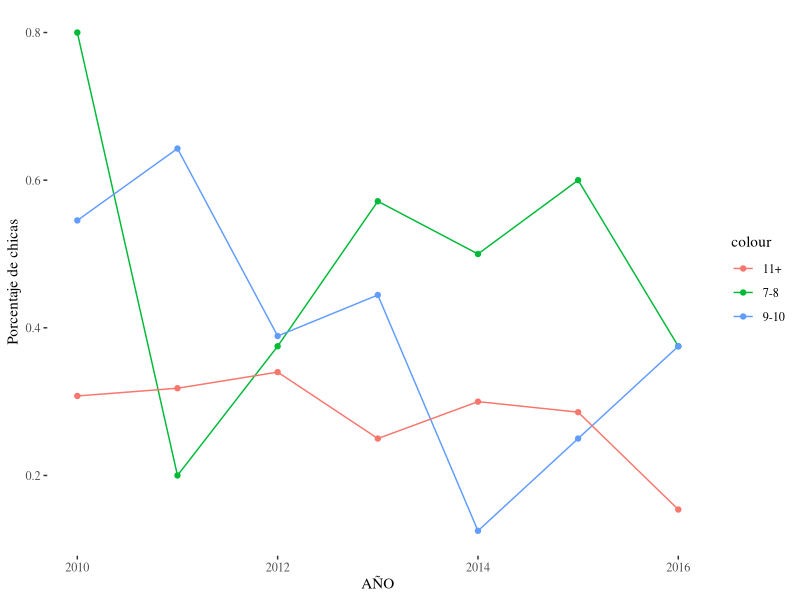
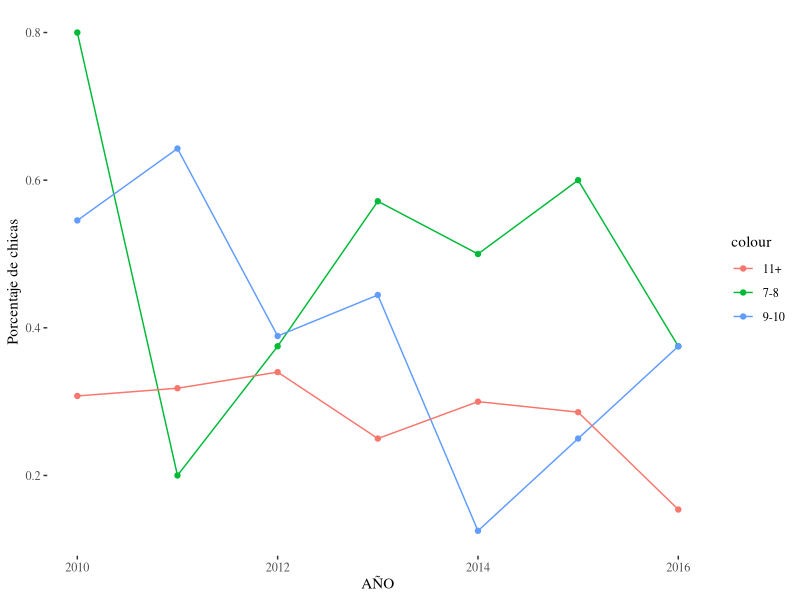

Recreate these plots in R, in order.
## ----setup, include=FALSE, cache=FALSE-----------------------------------

require(ggplot2) 
require(ggthemes)

data <- read.csv("grupos-de-edad.csv")

## ----evolucion, cache=FALSE,echo=FALSE-----------------------------------
ggplot()+geom_line(data=data,aes(x=AÑO,y=as.numeric(X7.8),color="7-8"))+geom_line(data=data,aes(x=AÑO,y=as.numeric(X9.10),color="9-10"))+geom_line(data=data,aes(x=AÑO,y=as.numeric(X11.),color="11+"))+geom_point(data=data,aes(x=AÑO,y=as.numeric(X7.8),color="7-8"))+geom_point(data=data,aes(x=AÑO,y=as.numeric(X9.10),color="9-10"))+geom_point(data=data,aes(x=AÑO,y=as.numeric(X11.),color="11+"))+ylab("Porcentaje de chicas")+theme_tufte()
ggsave('por-edad.png')

## ----resumen, cache=FALSE,echo=FALSE-------------------------------------
library(knitr)
data.guay <- data.frame(edad.hasta.8 = data$X7.8, de.9.a.10 = data$X9.10, de.11.en.adelante = data$X11.)
kable(summary(data.guay))

